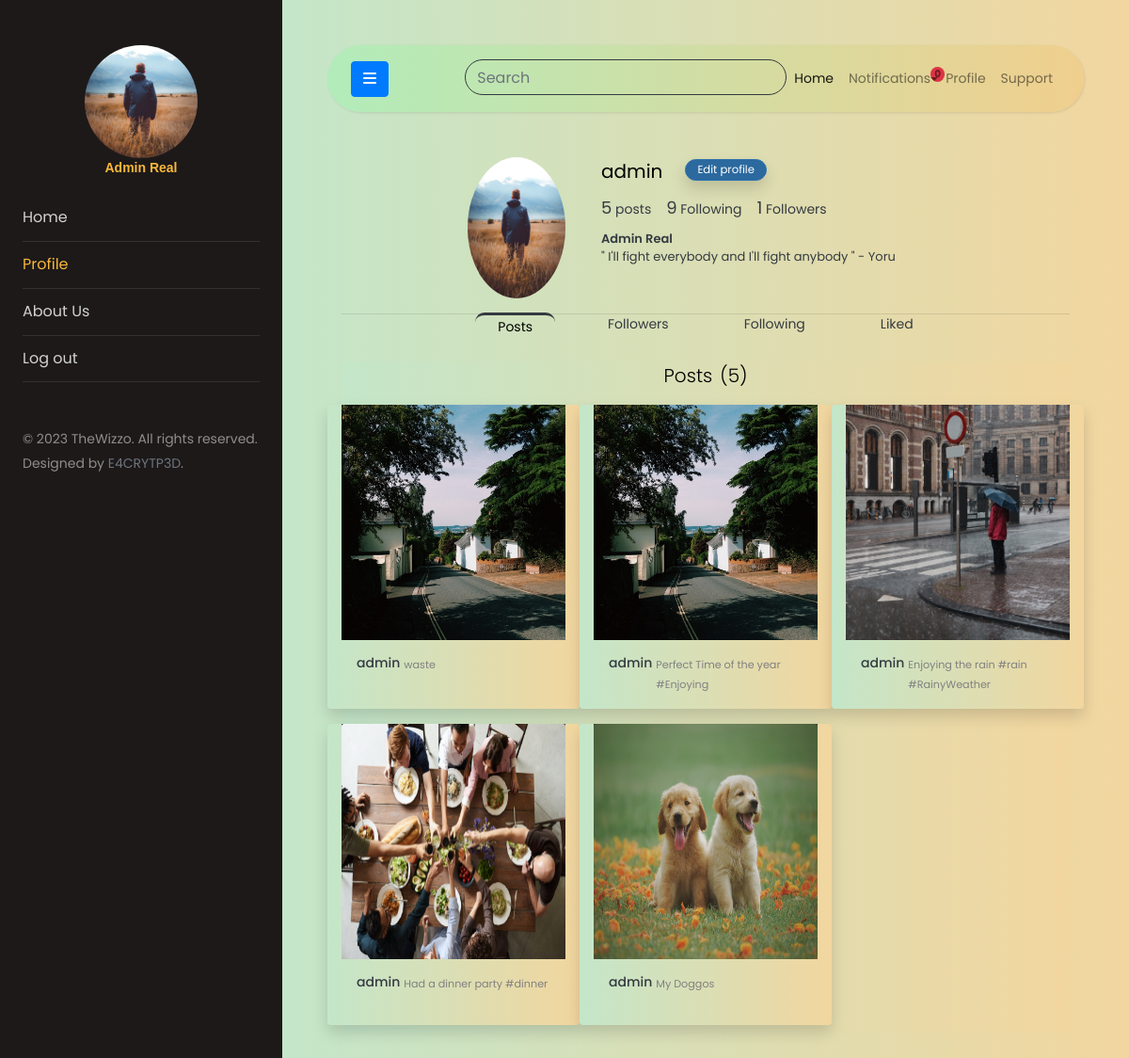
Before: /user/admin/profile (signed in) with the older database file.
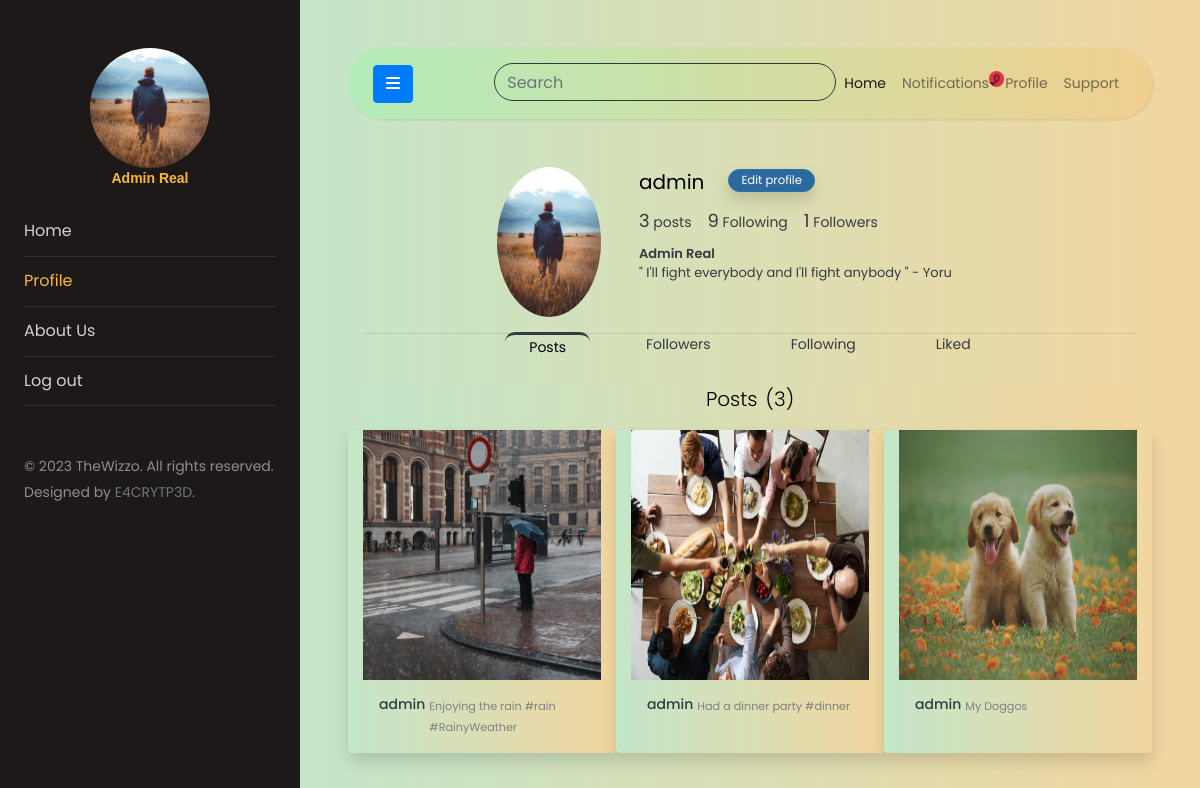
After: the same page with the newer database file.
### users/models.py (models this page shows, shortened)
class User(AbstractUser):
    genders = [
        ('Male', 'Male'),
        ('Female', 'Female'),
        ('Custom', 'Custom'),
        ('Prefer not to say', 'Prefer not to say')
    ]
    date_of_birth = models.DateField(blank=True, null=True)
    gender = models.CharField(
        choices=genders, max_length=20, default="Unknown")

class Profile(models.Model):
    user = models.OneToOneField(
        'User', related_name='profile', on_delete=models.CASCADE)
    bio = models.CharField(default="", blank=True, null=True, max_length=75)
    follows = models.ManyToManyField(
        User, related_name='follows', blank=True, symmetrical=False)
    updated = models.DateTimeField(auto_now=True)
    created = models.DateTimeField(auto_now_add=True)
    profile_pic = models.ImageField(
        upload_to='profile_pics', blank=True, null=True)

### usertimeline/models.py (models this page shows)
class Post(models.Model):
    image = models.ImageField(upload_to='posts', blank=True)
    caption = models.TextField(max_length=150)
    likes = models.ManyToManyField(User, related_name='postlikes', blank=True)
    post_created = models.DateTimeField(auto_now_add=True)
    post_updated = models.DateTimeField(auto_now=True)
    user = models.ForeignKey(
        User, related_name='post', on_delete=models.CASCADE)
    class Meta:
        ordering = ['-post_created']
    def __str__(self) -> str:
        return f"{self.user}'s post"
    def get_likes(self):
        return self.likes.all().count()

### users/views.py (the view)
# urls.py: path('<str:user>/profile', views.user_profile, name='userprofile'),
@login_required
def user_profile(request, user):
    try:
        user = User.objects.select_related('profile').get(username=user)
    except Exception:
        return HttpResponse('<div class="text-danger">Error occured</div>')
    return render(request, 'users/userprofile.html', {'puser': user})

### usertimeline/models.py (called while the page is built)
    def all(self):
        return super().filter(is_seen=False)

### templates/users/userprofile.html (shortened to what this page needs)
{% extends 'base.html' %}
{% block profile %}
active
{% endblock profile %}
{% block content %}
<div class="container">
    <header class="row">
        <div class="col-sm-2 col-auto offset-2 mt-2">
            <div class="position-relative profile-picture">
                <div>
                    <img class="rounded-circle w-100" src="{{puser.profile.profile_pic.url}}" alt="profile pic"
                        height="150px">
                </div>
            </div>
        </div>
        <div class="col-8 text-dark mt-2">
            <div class="d-flex flex-row">
                <h5 class="mx-2">{{puser.username}}</h5>
                {% if user == puser and user.is_authenticated %}
                <div>
                    <button type="button" data-bs-toggle="modal" data-bs-target="#editprofile"
                        class="btn btn-edit-profile shadow rounded-pill ml-md-3 small"
                        hx-get="{% url 'editprofile' puser %}" hx-target="#pedit">Edit profile</button>
                </div>
                {% endif %}
            </div>
            <div class="d-flex flex-row">
                <div class="mx-md-2 mx-1">
                    <span class="font-count">{{puser.post.all.count}}</span> posts
                </div>
                <div class="mx-md-2 mx-1">
                    <span class="font-count">{{puser.profile.follows.count}}</span> Following
                </div>
                <div class="mx-md-2 mx-1">
                    <span class="font-count">{{puser.follows.count}}</span> Followers
                </div>
            </div>
            <div class="d-flex flex-column">
                <h6 class="profile-full-name mx-2 mt-2 mb-0"><span>{{puser.first_name}}</span>
                    <span>{{puser.last_name}}</span>
                </h6>
                <p class="mx-2 mt-0" style="font-size: small;">{{puser.profile.bio}}</p>
            </div>
        </div>
    </header>
    <hr class="mb-0 pb-0">
    <div class="d-flex flex-row justify-content-center mt-0">
        <div class="mx-md-3 border-dark px-md-4 px-2 profile-link pl-active" hx-get="{%url 'posts' puser %}"
            hx-target="#user-content" id="posts"><a onclick="activeTab('posts')" class="text-decoration-none"
                href="#posts">Posts</a> </div>
        <div class="mx-md-3 border-dark px-2 px-md-4 profile-link" hx-get="{%url 'followers' puser.username %}"
            hx-target="#user-content" id="followers"><a onclick="activeTab('followers')" href="#followers">Followers</a>
        </div>
        <div class="mx-md-3 border-dark px-2 px-md-4 profile-link" hx-get="{%url 'following' puser.username %}"
            hx-target="#user-content" id="following"><a onclick="activeTab('following')" href="#following">Following</a>
        </div>
        <div class="mx-md-3 border-dark px-2 px-md-4 profile-link" hx-get="{% url 'likedpost' puser %}"
            hx-target="#user-content" id="likedposts"><a onclick="activeTab('likedposts')" href="#likedposts">Liked</a>
        </div>
    </div>
    <div class="container-sm">
        <div id="user-content" class="bg-gradient">
            {% include 'users/partials/posts.html' %}
        </div>
    </div>
</div>
{% endblock content %}

### templates/base.html (shortened to what this page needs)
<!DOCTYPE html>
<html lang="en">
{% load static %}
<head>
	<link rel="stylesheet" href="https://cdnjs.cloudflare.com/ajax/libs/font-awesome/6.2.1/css/all.min.css"
 />
	<link rel="stylesheet" href="{% static 'css/style.css' %}" />
</head>
<body>
	<div class="wrapper d-flex align-items-stretch">
		<nav id="sidebar">
			<div class="p-4 pt-5">
				<a href="#" class="img logo rounded-circle mb-5"
					style="background-image: url({{user.profile.profile_pic.url}});"></a>
				<p class="text-center -mt-50 profile-name">
					{{user.first_name}} {{user.last_name}}
				</p>
				<ul class="list-unstyled components mb-5">
					<li class="{% block home %}{% endblock home %}">
						<a href="{% url 'wizzo-home' %}">Home</a>
					</li>
					<li class="{% block profile %}{% endblock profile %}">
						<a href="{% url 'userprofile' user.username %}">Profile</a>
					</li>
					<li class="nav-item {% block about %}{% endblock about %}">
						<a class="nav-link" href="{% url 'about' %}">About Us</a>
					</li>
					<li>
						<a href="{% url 'userlogout' %}">Log out</a>
					</li>
				</ul>
				<div class="footer">
					<p>
						© 2023 TheWizzo. All rights reserved. Designed by
						<a href="https://github.com/e4crypt3d" target="_blank"
							class="text-decoration-none text-secondary">E4CRYTP3D</a>.
					</p>
				</div>
			</div>
		</nav>
		<div id="content" class="p-4 p-md-5 bg-gradient">
			<nav class="navbar navbar-expand-lg navbar-light navbar-gradient rounded-pill">
				<div class="container-fluid">
					<button type="button" id="sidebarCollapse" class="btn btn-primary">
						<i class="fa fa-bars"></i>
					</button>
					<div class="collapse navbar-collapse" id="topnavbar">
						<ul class="nav navbar-nav ml-auto">
							<li class="nav-item my-3 my-lg-0">
								<div class="position-relative search-bar">
									<input hx-post="{% url 'search' %}" hx-trigger="keyup changed delay:500ms"
										hx-vals='{"csrfmiddlewaretoken":"{{csrf_token}}"}'
										style="border-radius: 20px; background-color: transparent" type="text"
										class="form-control border-dark" placeholder="Search" aria-label="Search"
										hx-target="#searched" name="query" />
								</div>
							</li>
							<li class="nav-item active">
								<a class="nav-link" href="{% url 'wizzo-home' %}">Home</a>
							</li>
							<li class="nav-item position-relative" id="notifications">
								{% include 'usertimeline/partials/notifications.html' %}
							</li>
							<li class="nav-item">
								<a class="nav-link" href="{% url 'userprofile' user.username %}">Profile</a>
							</li>
							<li class="nav-item">
								<a class="nav-link" href="#">Support</a>
							</li>
						</ul>
					</div>
				</div>
			</nav>
			{% block content %} {% endblock content %}
		</div>
	</div>
</body>
</html>

### templates/usertimeline/partials/notifications.html (shortened to what this page needs)
<a class="nav-link position-relative dropdown-toggle" href="#" type="button" data-bs-toggle="dropdown"
    data-bs-target="#notificationDropdown" aria-expanded="false">
    Notifications
    <span class="position-absolute top-0 start-100 translate-middle badge rounded-pill bg-danger">
        {{user.receiver.all.count}}
    </span>
</a>

### templates/users/partials/posts.html (shortened to what this page needs)
<h3 class="text-center mb-2 mt-4 lead">Posts<span class="ml-2">({{puser.post.all.count}})</span></h3>
<div class="row">
    {% for post in puser.post.all %}
    <div class="col my-2 card-hover shadow bg-gradient col-md-4 rounded rounded-5"
        style="min-height: 320px;height: auto;">
        <div class="position-relative bg-dark">
            <img src="{{post.image.url}}" class="card-img-top card-image" alt="{{post}}"
                style="min-height: 250px; height: 240px;">
        </div>
        <div class="card-body p-3">
            <div class="d-flex flex-row">
                <h6 class="text-dark mr-1" style="font-size: 14px;">
                    <a href="{% url 'userprofile' post.user %}" class="text-dark">
                        {{post.user}}
                    </a>
                </h6>
                <p class="card-text small">{{post.caption}}</p>
            </div>
        </div>
    </div>
    {% endfor %}
</div>

Changed rows visible on the page:
removed Post: image (picture), user "admin", caption "waste"
removed Post: image (picture), user "admin", caption "Perfect Time of the year #Enjoying"
changed User "admin": post.all.count "5" → "3"
